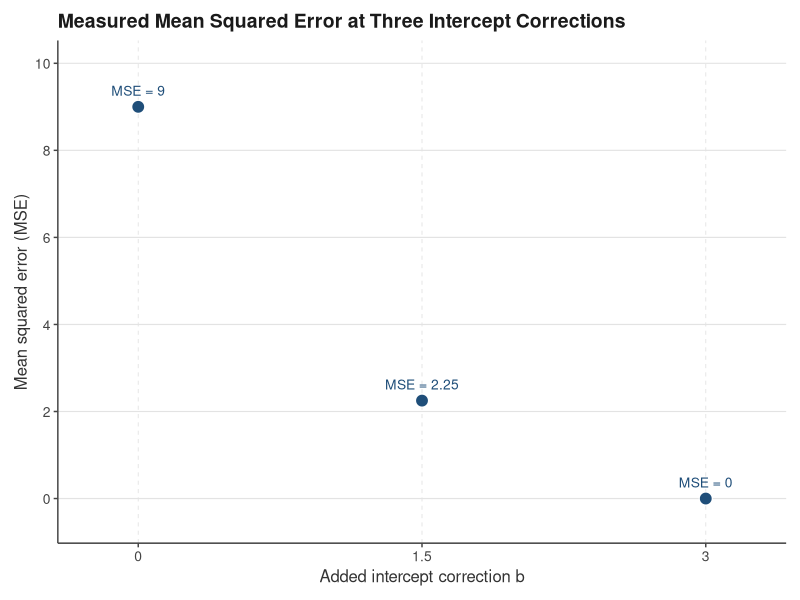

Here is the R script that generated this plot:
library(ggplot2)

df <- data.frame(
  b   = c(0, 1.5, 3),
  mse = c(9, 2.25, 0)
)

p <- ggplot(df, aes(x = b, y = mse)) +
  geom_vline(xintercept = df$b, colour = "#E3E3E3",
             linewidth = 0.3, linetype = "dashed") +
  geom_point(shape = 21, size = 4, fill = "#1F4E79",
             colour = "#FFFFFF", stroke = 0.6) +
  geom_text(aes(label = paste0("MSE = ", format(mse, drop0trailing = TRUE))),
            vjust = -1.1, hjust = 0.5, size = 3.5, colour = "#1F4E79") +
  scale_x_continuous(limits = c(-0.25, 3.25),
                     breaks = c(0, 1.5, 3),
                     labels = c("0", "1.5", "3")) +
  scale_y_continuous(limits = c(-0.5, 10), breaks = seq(0, 10, by = 2)) +
  labs(
    title = "Measured Mean Squared Error at Three Intercept Corrections",
    x     = "Added intercept correction b",
    y     = "Mean squared error (MSE)"
  ) +
  theme_minimal(base_family = "sans") +
  theme(
    plot.background    = element_rect(fill = "#FFFFFF", colour = NA),
    panel.background   = element_rect(fill = "#FFFFFF", colour = NA),
    panel.grid.major.x = element_blank(),
    panel.grid.minor   = element_blank(),
    panel.grid.major.y = element_line(colour = "#E3E3E3", linewidth = 0.4),
    axis.line          = element_line(colour = "#444444", linewidth = 0.5),
    axis.ticks         = element_line(colour = "#444444"),
    axis.ticks.length  = unit(3, "pt"),
    plot.title         = element_text(size = 14, face = "bold", colour = "#1A1A1A"),
    axis.title         = element_text(size = 12, colour = "#333333"),
    axis.text          = element_text(size = 10, colour = "#444444"),
    legend.position    = "none",
    plot.margin        = margin(10, 10, 10, 10, "pt")
  )

p
